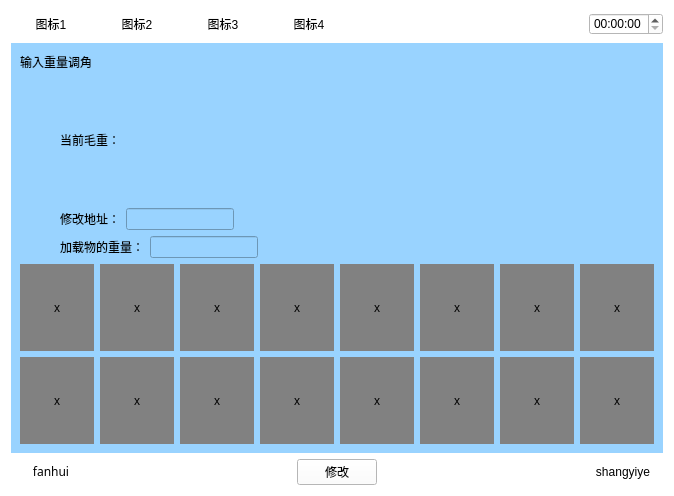
<?xml version="1.0" encoding="UTF-8"?>
<ui version="4.0">
 <class>Shuruzhongliang</class>
 <widget class="QWidget" name="Shuruzhongliang">
  <property name="geometry">
   <rect>
    <x>0</x>
    <y>0</y>
    <width>674</width>
    <height>496</height>
   </rect>
  </property>
  <property name="windowTitle">
   <string>Form</string>
  </property>
  <property name="styleSheet">
   <string notr="true">background-color: rgb(255, 255, 255);</string>
  </property>
  <layout class="QVBoxLayout" name="verticalLayout_4" stretch="1,5,1">
   <item>
    <layout class="QHBoxLayout" name="horizontalLayout_5">
     <item>
      <widget class="QPushButton" name="pushButton">
       <property name="text">
        <string>图标1</string>
       </property>
       <property name="flat">
        <bool>true</bool>
       </property>
      </widget>
     </item>
     <item>
      <widget class="QPushButton" name="pushButton_2">
       <property name="text">
        <string>图标2</string>
       </property>
       <property name="flat">
        <bool>true</bool>
       </property>
      </widget>
     </item>
     <item>
      <widget class="QPushButton" name="pushButton_3">
       <property name="text">
        <string>图标3</string>
       </property>
       <property name="flat">
        <bool>true</bool>
       </property>
      </widget>
     </item>
     <item>
      <widget class="QPushButton" name="pushButton_4">
       <property name="text">
        <string>图标4</string>
       </property>
       <property name="flat">
        <bool>true</bool>
       </property>
      </widget>
     </item>
     <item>
      <spacer name="horizontalSpacer_4">
       <property name="orientation">
        <enum>Qt::Horizontal</enum>
       </property>
       <property name="sizeHint" stdset="0">
        <size>
         <width>40</width>
         <height>20</height>
        </size>
       </property>
      </spacer>
     </item>
     <item>
      <widget class="QTimeEdit" name="timeEdit_2"/>
     </item>
    </layout>
   </item>
   <item>
    <widget class="QWidget" name="widget" native="true">
     <property name="sizePolicy">
      <sizepolicy hsizetype="Preferred" vsizetype="Preferred">
       <horstretch>0</horstretch>
       <verstretch>0</verstretch>
      </sizepolicy>
     </property>
     <property name="contextMenuPolicy">
      <enum>Qt::DefaultContextMenu</enum>
     </property>
     <property name="styleSheet">
      <string notr="true">background-color: rgb(153, 211, 255);</string>
     </property>
     <layout class="QVBoxLayout" name="verticalLayout_2">
      <item>
       <layout class="QHBoxLayout" name="horizontalLayout">
        <item>
         <widget class="QLabel" name="label">
          <property name="text">
           <string>输入重量调角</string>
          </property>
         </widget>
        </item>
        <item>
         <spacer name="horizontalSpacer">
          <property name="orientation">
           <enum>Qt::Horizontal</enum>
          </property>
          <property name="sizeHint" stdset="0">
           <size>
            <width>40</width>
            <height>20</height>
           </size>
          </property>
         </spacer>
        </item>
        <item>
         <layout class="QVBoxLayout" name="verticalLayout"/>
        </item>
       </layout>
      </item>
      <item>
       <layout class="QVBoxLayout" name="verticalLayout_3">
        <item>
         <layout class="QHBoxLayout" name="horizontalLayout_3">
          <item>
           <spacer name="horizontalSpacer_8">
            <property name="orientation">
             <enum>Qt::Horizontal</enum>
            </property>
            <property name="sizeType">
             <enum>QSizePolicy::Preferred</enum>
            </property>
            <property name="sizeHint" stdset="0">
             <size>
              <width>40</width>
              <height>20</height>
             </size>
            </property>
           </spacer>
          </item>
          <item>
           <widget class="QLabel" name="label_2">
            <property name="text">
             <string>当前毛重：</string>
            </property>
           </widget>
          </item>
          <item>
           <spacer name="horizontalSpacer_6">
            <property name="orientation">
             <enum>Qt::Horizontal</enum>
            </property>
            <property name="sizeHint" stdset="0">
             <size>
              <width>40</width>
              <height>20</height>
             </size>
            </property>
           </spacer>
          </item>
         </layout>
        </item>
        <item>
         <layout class="QHBoxLayout" name="horizontalLayout_4">
          <item>
           <spacer name="horizontalSpacer_9">
            <property name="orientation">
             <enum>Qt::Horizontal</enum>
            </property>
            <property name="sizeType">
             <enum>QSizePolicy::Preferred</enum>
            </property>
            <property name="sizeHint" stdset="0">
             <size>
              <width>40</width>
              <height>20</height>
             </size>
            </property>
           </spacer>
          </item>
          <item>
           <widget class="QLabel" name="label_3">
            <property name="text">
             <string>修改地址：</string>
            </property>
           </widget>
          </item>
          <item>
           <widget class="QLineEdit" name="lineEdit_2">
            <property name="sizePolicy">
             <sizepolicy hsizetype="Preferred" vsizetype="Fixed">
              <horstretch>0</horstretch>
              <verstretch>0</verstretch>
             </sizepolicy>
            </property>
           </widget>
          </item>
          <item>
           <spacer name="horizontalSpacer_7">
            <property name="orientation">
             <enum>Qt::Horizontal</enum>
            </property>
            <property name="sizeHint" stdset="0">
             <size>
              <width>40</width>
              <height>20</height>
             </size>
            </property>
           </spacer>
          </item>
         </layout>
        </item>
        <item>
         <layout class="QHBoxLayout" name="horizontalLayout_6" stretch="0">
          <item>
           <layout class="QHBoxLayout" name="horizontalLayout_7">
            <item>
             <spacer name="horizontalSpacer_10">
              <property name="orientation">
               <enum>Qt::Horizontal</enum>
              </property>
              <property name="sizeType">
               <enum>QSizePolicy::Preferred</enum>
              </property>
              <property name="sizeHint" stdset="0">
               <size>
                <width>40</width>
                <height>20</height>
               </size>
              </property>
             </spacer>
            </item>
            <item>
             <widget class="QLabel" name="label_6">
              <property name="text">
               <string>加载物的重量：</string>
              </property>
             </widget>
            </item>
            <item>
             <widget class="QLineEdit" name="lineEdit_3">
              <property name="sizePolicy">
               <sizepolicy hsizetype="Preferred" vsizetype="Fixed">
                <horstretch>0</horstretch>
                <verstretch>0</verstretch>
               </sizepolicy>
              </property>
             </widget>
            </item>
            <item>
             <spacer name="horizontalSpacer_11">
              <property name="orientation">
               <enum>Qt::Horizontal</enum>
              </property>
              <property name="sizeHint" stdset="0">
               <size>
                <width>40</width>
                <height>20</height>
               </size>
              </property>
             </spacer>
            </item>
           </layout>
          </item>
         </layout>
        </item>
       </layout>
      </item>
      <item>
       <layout class="QGridLayout" name="gridLayout">
        <item row="0" column="0">
         <widget class="QLabel" name="label_4">
          <property name="styleSheet">
           <string notr="true">background-color: rgb(129, 129, 129);</string>
          </property>
          <property name="text">
           <string>x</string>
          </property>
          <property name="alignment">
           <set>Qt::AlignCenter</set>
          </property>
         </widget>
        </item>
        <item row="0" column="1">
         <widget class="QLabel" name="label_10">
          <property name="styleSheet">
           <string notr="true">background-color: rgb(129, 129, 129);</string>
          </property>
          <property name="text">
           <string>x</string>
          </property>
          <property name="alignment">
           <set>Qt::AlignCenter</set>
          </property>
         </widget>
        </item>
        <item row="0" column="2">
         <widget class="QLabel" name="label_11">
          <property name="styleSheet">
           <string notr="true">background-color: rgb(129, 129, 129);</string>
          </property>
          <property name="text">
           <string>x</string>
          </property>
          <property name="alignment">
           <set>Qt::AlignCenter</set>
          </property>
         </widget>
        </item>
        <item row="0" column="3">
         <widget class="QLabel" name="label_12">
          <property name="styleSheet">
           <string notr="true">background-color: rgb(129, 129, 129);</string>
          </property>
          <property name="text">
           <string>x</string>
          </property>
          <property name="alignment">
           <set>Qt::AlignCenter</set>
          </property>
         </widget>
        </item>
        <item row="0" column="4">
         <widget class="QLabel" name="label_13">
          <property name="styleSheet">
           <string notr="true">background-color: rgb(129, 129, 129);</string>
          </property>
          <property name="text">
           <string>x</string>
          </property>
          <property name="alignment">
           <set>Qt::AlignCenter</set>
          </property>
         </widget>
        </item>
        <item row="0" column="5">
         <widget class="QLabel" name="label_14">
          <property name="styleSheet">
           <string notr="true">background-color: rgb(129, 129, 129);</string>
          </property>
          <property name="text">
           <string>x</string>
          </property>
          <property name="alignment">
           <set>Qt::AlignCenter</set>
          </property>
         </widget>
        </item>
        <item row="0" column="6">
         <widget class="QLabel" name="label_15">
          <property name="styleSheet">
           <string notr="true">background-color: rgb(129, 129, 129);</string>
          </property>
          <property name="text">
           <string>x</string>
          </property>
          <property name="alignment">
           <set>Qt::AlignCenter</set>
          </property>
         </widget>
        </item>
        <item row="0" column="7">
         <widget class="QLabel" name="label_16">
          <property name="styleSheet">
           <string notr="true">background-color: rgb(129, 129, 129);</string>
          </property>
          <property name="text">
           <string>x</string>
          </property>
          <property name="alignment">
           <set>Qt::AlignCenter</set>
          </property>
         </widget>
        </item>
        <item row="1" column="0">
         <widget class="QLabel" name="label_17">
          <property name="styleSheet">
           <string notr="true">background-color: rgb(129, 129, 129);</string>
          </property>
          <property name="text">
           <string>x</string>
          </property>
          <property name="alignment">
           <set>Qt::AlignCenter</set>
          </property>
         </widget>
        </item>
        <item row="1" column="1">
         <widget class="QLabel" name="label_19">
          <property name="styleSheet">
           <string notr="true">background-color: rgb(129, 129, 129);</string>
          </property>
          <property name="text">
           <string>x</string>
          </property>
          <property name="alignment">
           <set>Qt::AlignCenter</set>
          </property>
         </widget>
        </item>
        <item row="1" column="2">
         <widget class="QLabel" name="label_24">
          <property name="styleSheet">
           <string notr="true">background-color: rgb(129, 129, 129);</string>
          </property>
          <property name="text">
           <string>x</string>
          </property>
          <property name="alignment">
           <set>Qt::AlignCenter</set>
          </property>
         </widget>
        </item>
        <item row="1" column="3">
         <widget class="QLabel" name="label_20">
          <property name="styleSheet">
           <string notr="true">background-color: rgb(129, 129, 129);</string>
          </property>
          <property name="text">
           <string>x</string>
          </property>
          <property name="alignment">
           <set>Qt::AlignCenter</set>
          </property>
         </widget>
        </item>
        <item row="1" column="4">
         <widget class="QLabel" name="label_23">
          <property name="styleSheet">
           <string notr="true">background-color: rgb(129, 129, 129);</string>
          </property>
          <property name="text">
           <string>x</string>
          </property>
          <property name="alignment">
           <set>Qt::AlignCenter</set>
          </property>
         </widget>
        </item>
        <item row="1" column="5">
         <widget class="QLabel" name="label_21">
          <property name="styleSheet">
           <string notr="true">background-color: rgb(129, 129, 129);</string>
          </property>
          <property name="text">
           <string>x</string>
          </property>
          <property name="alignment">
           <set>Qt::AlignCenter</set>
          </property>
         </widget>
        </item>
        <item row="1" column="6">
         <widget class="QLabel" name="label_22">
          <property name="styleSheet">
           <string notr="true">background-color: rgb(129, 129, 129);</string>
          </property>
          <property name="text">
           <string>x</string>
          </property>
          <property name="alignment">
           <set>Qt::AlignCenter</set>
          </property>
         </widget>
        </item>
        <item row="1" column="7">
         <widget class="QLabel" name="label_18">
          <property name="styleSheet">
           <string notr="true">background-color: rgb(129, 129, 129);</string>
          </property>
          <property name="text">
           <string>x</string>
          </property>
          <property name="alignment">
           <set>Qt::AlignCenter</set>
          </property>
         </widget>
        </item>
       </layout>
      </item>
     </layout>
    </widget>
   </item>
   <item>
    <layout class="QHBoxLayout" name="horizontalLayout_2">
     <item>
      <widget class="QPushButton" name="returnIndex">
       <property name="font">
        <font>
         <family>AR PL UMing TW MBE</family>
        </font>
       </property>
       <property name="text">
        <string>fanhui</string>
       </property>
       <property name="flat">
        <bool>true</bool>
       </property>
      </widget>
     </item>
     <item>
      <spacer name="horizontalSpacer_2">
       <property name="orientation">
        <enum>Qt::Horizontal</enum>
       </property>
       <property name="sizeHint" stdset="0">
        <size>
         <width>40</width>
         <height>20</height>
        </size>
       </property>
      </spacer>
     </item>
     <item>
      <widget class="QPushButton" name="save">
       <property name="text">
        <string>修改</string>
       </property>
      </widget>
     </item>
     <item>
      <spacer name="horizontalSpacer_3">
       <property name="orientation">
        <enum>Qt::Horizontal</enum>
       </property>
       <property name="sizeHint" stdset="0">
        <size>
         <width>40</width>
         <height>20</height>
        </size>
       </property>
      </spacer>
     </item>
     <item>
      <widget class="QPushButton" name="returnPage">
       <property name="text">
        <string>shangyiye</string>
       </property>
       <property name="flat">
        <bool>true</bool>
       </property>
      </widget>
     </item>
    </layout>
   </item>
  </layout>
 </widget>
 <resources/>
 <connections/>
</ui>
